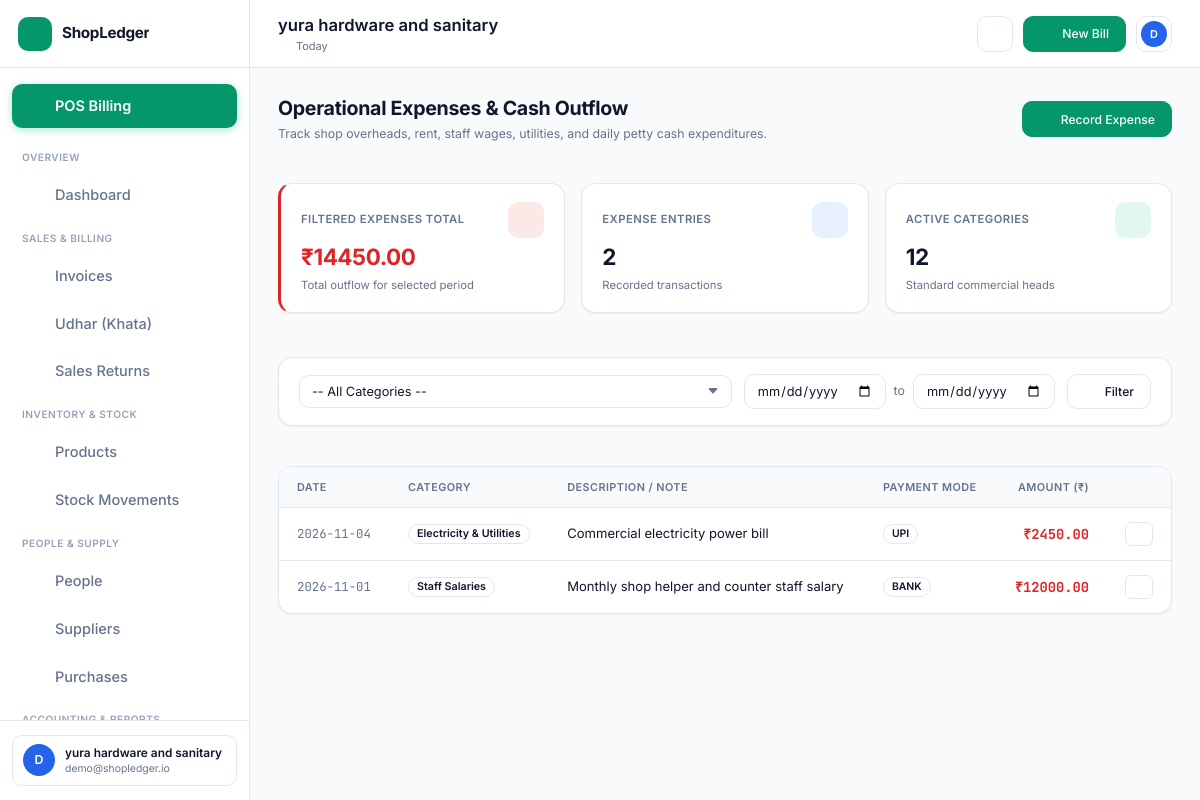
Page /expenses (signed in) on the earlier database version.
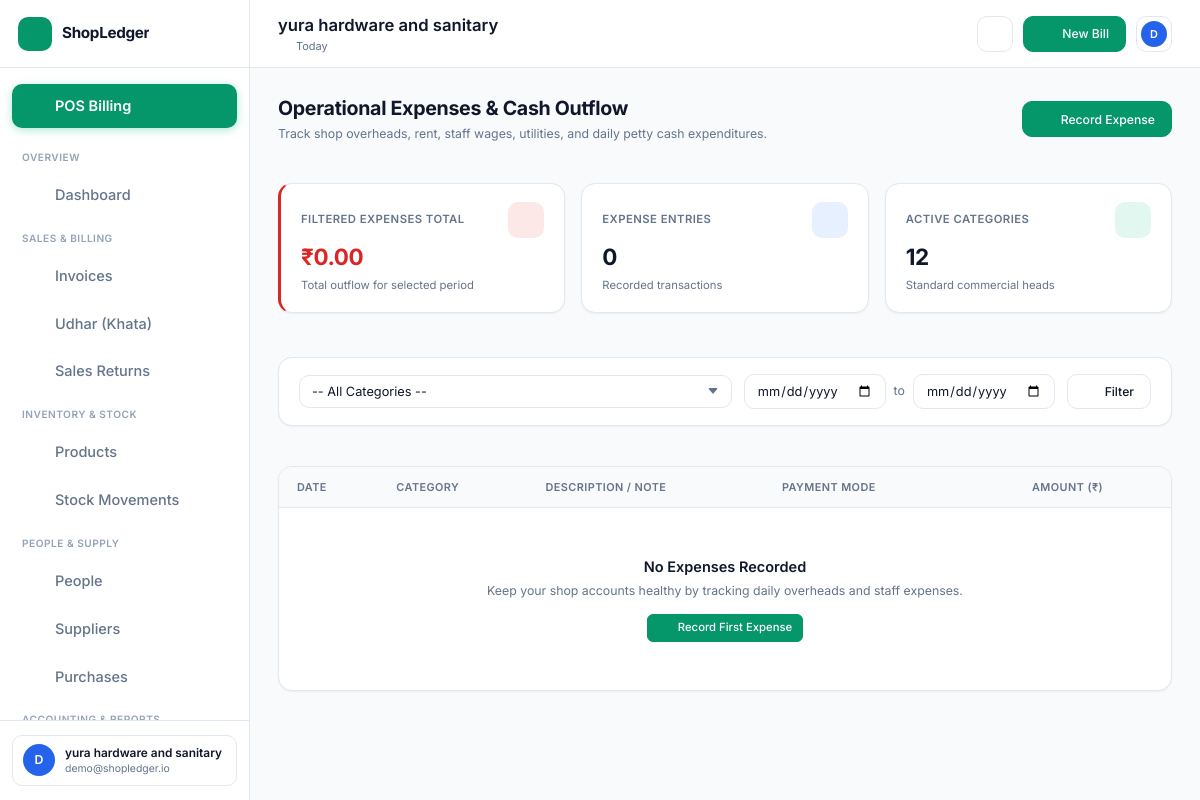
Same page on the later database version.
### tables this page shows
CREATE TABLE businesses (
        id INTEGER PRIMARY KEY AUTOINCREMENT,
        owner_id INTEGER NOT NULL,
        name TEXT NOT NULL,
        category TEXT DEFAULT 'retail',
        phone TEXT,
        email TEXT,
        address TEXT,
        gstin TEXT,
        currency TEXT DEFAULT '₹',
        invoice_prefix TEXT DEFAULT 'INV-',
        tax_enabled INTEGER DEFAULT 1,
        default_tax_rate REAL DEFAULT 0.0,
        terms_conditions TEXT DEFAULT 'Thank you for your business! Goods once sold cannot be returned without bill.',
        created_at TIMESTAMP DEFAULT CURRENT_TIMESTAMP,
        FOREIGN KEY (owner_id) REFERENCES users(id) ON DELETE CASCADE
    );

CREATE TABLE expenses (
        id INTEGER PRIMARY KEY AUTOINCREMENT,
        business_id INTEGER NOT NULL,
        category TEXT NOT NULL,
        amount REAL NOT NULL,
        date TEXT NOT NULL,
        description TEXT,
        payment_method TEXT DEFAULT 'cash',
        created_at TIMESTAMP DEFAULT CURRENT_TIMESTAMP,
        FOREIGN KEY (business_id) REFERENCES businesses(id) ON DELETE CASCADE
    );

### routes/expense_routes.py (the view)
@expense_bp.route("/expenses")
def index():
    if "user_id" not in session:
        return redirect(url_for("auth.login"))
    biz_id = session.get("business_id")
    if not biz_id:
        return redirect(url_for("auth.onboarding"))
    category = request.args.get("category")
    start_date = request.args.get("start_date")
    end_date = request.args.get("end_date")
    expenses = get_expenses(biz_id, category=category, start_date=start_date, end_date=end_date)
    categories = get_expense_categories()
    business = get_business_by_id(biz_id)
    total_amount = sum(e["amount"] for e in expenses)
    return render_template(
        "expenses/list.html",
        expenses=expenses,
        categories=categories,
        business=business,
        selected_category=category,
        total_amount=total_amount,
        today=datetime.date.today().strftime("%Y-%m-%d")
    )

### app.py (called while the page is built)
@app.context_processor
def inject_global_data():
    from flask import session
    biz_id = session.get("business_id")
    if biz_id:
        try:
            from services.udhar_service import get_notifications
            notifs = get_notifications(biz_id, status_filter="unread", limit=1)
            return {"unread_notifications_count": notifs.get("unread_count", 0)}
        except Exception:
            return {"unread_notifications_count": 0}
    return {"unread_notifications_count": 0}

### models/database.py (called while the page is built)
def get_db_connection():
    conn = sqlite3.connect(DB_PATH)
    conn.row_factory = sqlite3.Row
    conn.execute("PRAGMA foreign_keys = ON;")
    return conn

### services/business_service.py (called while the page is built)
def get_business_by_id(business_id):
    if not business_id:
        return None
    conn = get_db_connection()
    biz = conn.execute("SELECT * FROM businesses WHERE id = ?", (business_id,)).fetchone()
    conn.close()
    return dict(biz) if biz else None

### services/expense_service.py (called while the page is built)
def get_expenses(business_id, category=None, start_date=None, end_date=None, limit=100):
    conn = get_db_connection()
    query = "SELECT * FROM expenses WHERE business_id = ?"
    params = [business_id]
    if category and category != "all":
        query += " AND category = ?"
        params.append(category)
    if start_date:
        query += " AND date >= ?"
        params.append(start_date)
    if end_date:
        query += " AND date <= ?"
        params.append(end_date)
    query += " ORDER BY date DESC, id DESC LIMIT ?"
    params.append(limit)
    rows = conn.execute(query, params).fetchall()
    conn.close()
    return [dict(r) for r in rows]

def get_expense_categories():
    return BUSINESS_EXPENSE_CATEGORIES

### templates/expenses/list.html (shortened to what this page needs)
{% extends "base.html" %}
{% block content %}
<div class="content-header">
  <div>
    <h1 class="page-title">Operational Expenses & Cash Outflow</h1>
    <p class="page-subtitle">Track shop overheads, rent, staff wages, utilities, and daily petty cash expenditures.</p>
  </div>
  <div>
    <button class="btn btn-primary" onclick="openExpenseModal()">
      <i data-lucide="plus-circle" style="width: 16px; height: 16px;"></i> Record Expense
    </button>
  </div>
</div>
<div class="kpi-grid">
  <div class="kpi-card" style="border-left: 3px solid var(--accent-red);">
    <div class="kpi-header">
      <span class="kpi-title">Filtered Expenses Total</span>
      <div class="kpi-icon" style="background: rgba(239, 68, 68, 0.12); color: #EF4444;">
        <i data-lucide="wallet" style="width: 20px; height: 20px;"></i>
      </div>
    </div>
    <div class="kpi-value" style="color: var(--accent-red);">₹{{ "%.2f"|format(total_amount) }}</div>
    <div class="kpi-meta">Total outflow for selected period</div>
  </div>
  <div class="kpi-card">
    <div class="kpi-header">
      <span class="kpi-title">Expense Entries</span>
      <div class="kpi-icon" style="background: rgba(59, 130, 246, 0.12); color: #3B82F6;">
        <i data-lucide="receipt" style="width: 20px; height: 20px;"></i>
      </div>
    </div>
    <div class="kpi-value">{{ expenses|length }}</div>
    <div class="kpi-meta">Recorded transactions</div>
  </div>
  <div class="kpi-card">
    <div class="kpi-header">
      <span class="kpi-title">Active Categories</span>
      <div class="kpi-icon" style="background: rgba(16, 185, 129, 0.12); color: #10B981;">
        <i data-lucide="layers" style="width: 20px; height: 20px;"></i>
      </div>
    </div>
    <div class="kpi-value">{{ categories|length }}</div>
    <div class="kpi-meta">Standard commercial heads</div>
  </div>
</div>
<div class="card" style="padding: 16px 20px; margin-bottom: 20px;">
  <form method="GET" action="{{ url_for('expenses.index') }}" style="display: flex; gap: 12px; align-items: center; flex-wrap: wrap;">
    <div style="flex: 1; min-width: 200px;">
      <select name="category" class="form-control">
        <option value="">-- All Categories --</option>
      </select>
    </div>
    <div style="display: flex; align-items: center; gap: 8px;">
      <input type="date" name="start_date" class="form-control" value="{{ request.args.get('start_date', '') }}" title="From Date">
      <span style="color: var(--text-muted); font-size: 0.85rem;">to</span>
      <input type="date" name="end_date" class="form-control" value="{{ request.args.get('end_date', '') }}" title="To Date">
    </div>
    <button type="submit" class="btn btn-secondary">
      <i data-lucide="filter" style="width: 15px; height: 15px;"></i> Filter
    </button>
  </form>
</div>
<div class="card" style="padding: 0; overflow: hidden;">
  <div class="table-container">
    <table class="data-table">
      <thead>
        <tr>
          <th>Date</th>
          <th>Category</th>
          <th>Description / Note</th>
          <th>Payment Mode</th>
          <th style="text-align: right;">Amount (₹)</th>
          <th style="width: 50px;"></th>
        </tr>
      </thead>
      <tbody>
        {% if expenses %}
          {% for exp in expenses %}
          <tr>
            <td style="font-family: 'JetBrains Mono', monospace; font-size: 0.85rem; color: var(--text-muted); white-space: nowrap;">
              {{ exp.date }}
            </td>
            <td>
              <span class="badge" style="background: var(--bg-secondary); border: 1px solid var(--border-color); font-weight: 600; color: var(--text-primary);">
                {{ exp.category }}
              </span>
            </td>
            <td>
              <span style="color: var(--text-primary); font-size: 0.9rem;">
                {{ exp.description or '—' }}
              </span>
            </td>
            <td>
              <span class="badge" style="background: var(--bg-secondary); border: 1px solid var(--border-color); text-transform: uppercase; font-size: 0.72rem;">
                {{ exp.payment_method }}
              </span>
            </td>
            <td style="text-align: right; font-weight: 700; font-family: 'JetBrains Mono', monospace; color: var(--accent-red); font-size: 0.95rem;">
              ₹{{ "%.2f"|format(exp.amount) }}
            </td>
            <td style="text-align: center;">
              <a href="{{ url_for('expenses.remove', id=exp.id) }}" class="btn btn-secondary btn-sm" onclick="return confirm('Delete this expense entry?')" style="padding: 4px 6px; color: var(--accent-red);" title="Delete Entry">
                <i data-lucide="trash-2" style="width: 14px; height: 14px;"></i>
              </a>
            </td>
          </tr>
          {% endfor %}
        {% else %}
          <tr>
            <td colspan="6" style="text-align: center; padding: 48px 24px; color: var(--text-muted);">
              <p style="font-weight: 600; font-size: 1rem; color: var(--text-primary); margin-bottom: 4px;">No Expenses Recorded</p>
              <p style="font-size: 0.85rem;">Keep your shop accounts healthy by tracking daily overheads and staff expenses.</p>
              <button class="btn btn-primary btn-sm" onclick="openExpenseModal()" style="margin-top: 14px;">
                <i data-lucide="plus" style="width: 14px; height: 14px;"></i> Record First Expense
              </button>
            </td>
          </tr>
        {% endif %}
      </tbody>
    </table>
  </div>
</div>
{% endblock %}

### templates/base.html (shortened to what this page needs)
<!DOCTYPE html>
<html lang="en" data-theme="light">
<head>
  <link rel="stylesheet" href="{{ url_for('static', filename='fintech.css') }}">
</head>
<body>
  <div class="app-layout">
    <aside class="sidebar" id="main-sidebar">
      <div class="sidebar-header">
        <a href="{{ url_for('dashboard.index') }}" class="brand-wrapper">
          <div class="brand-logo">
            <i data-lucide="store" style="width: 20px; height: 20px;"></i>
          </div>
          <span class="brand-name">ShopLedger</span>
        </a>
        <button class="sidebar-collapse-btn" id="sidebar-collapse-btn" title="Toggle Sidebar">
          <i data-lucide="chevron-left" style="width: 16px; height: 16px;"></i>
        </button>
      </div>
      <nav class="sidebar-nav">
        <a href="{{ url_for('pos.index') }}" class="nav-link pos-nav-highlight" style="margin-bottom: 8px;">
          <i data-lucide="zap" class="nav-icon"></i>
          <span class="nav-label">POS Billing</span>
        </a>
        <span class="nav-section-title">Overview</span>
        <a href="{{ url_for('dashboard.index') }}" class="nav-link {% if request.endpoint == 'dashboard.index' %}active{% endif %}">
          <i data-lucide="layout-dashboard" class="nav-icon"></i>
          <span class="nav-label">Dashboard</span>
        </a>
        <span class="nav-section-title">Sales & Billing</span>
        <a href="{{ url_for('invoices.list_invoices') }}" class="nav-link {% if 'invoice' in request.endpoint %}active{% endif %}">
          <i data-lucide="receipt" class="nav-icon"></i>
          <span class="nav-label">Invoices</span>
        </a>
        <a href="{{ url_for('udhar.index') }}" class="nav-link {% if 'udhar' in request.endpoint %}active{% endif %}">
          <i data-lucide="book-open-check" class="nav-icon"></i>
          <span class="nav-label">Udhar (Khata)</span>
        </a>
        <a href="{{ url_for('returns.index') }}" class="nav-link {% if 'return' in request.endpoint %}active{% endif %}">
          <i data-lucide="rotate-ccw" class="nav-icon"></i>
          <span class="nav-label">Sales Returns</span>
        </a>
        <span class="nav-section-title">Inventory & Stock</span>
        <a href="{{ url_for('inventory.list_products') }}" class="nav-link {% if 'inventory' in request.endpoint and 'movement' not in request.endpoint %}active{% endif %}">
          <i data-lucide="package" class="nav-icon"></i>
          <span class="nav-label">Products</span>
        </a>
        <a href="{{ url_for('inventory.stock_history') }}" class="nav-link {% if 'movement' in request.endpoint %}active{% endif %}">
          <i data-lucide="history" class="nav-icon"></i>
          <span class="nav-label">Stock Movements</span>
        </a>
        <span class="nav-section-title">People & Supply</span>
        <a href="{{ url_for('customers.index') }}" class="nav-link {% if 'customer' in request.endpoint %}active{% endif %}">
          <i data-lucide="users" class="nav-icon"></i>
          <span class="nav-label">People</span>
        </a>
        <a href="{{ url_for('suppliers.index') }}" class="nav-link {% if 'supplier' in request.endpoint %}active{% endif %}">
          <i data-lucide="truck" class="nav-icon"></i>
          <span class="nav-label">Suppliers</span>
        </a>
        <a href="{{ url_for('suppliers.list_purchases') }}" class="nav-link {% if 'purchase' in request.endpoint %}active{% endif %}">
          <i data-lucide="shopping-bag" class="nav-icon"></i>
          <span class="nav-label">Purchases</span>
        </a>
        <span class="nav-section-title">Accounting & Reports</span>
      </nav>
      <div class="sidebar-footer">
        <div class="user-profile-snippet">
          <div class="user-avatar">
            {{ session.get('user_name', 'U')[0]|upper }}
          </div>
          <div class="user-meta">
            <span class="user-name">{{ session.get('business_name', 'My Shop') }}</span>
            <span class="user-role">{{ session.get('user_email', '') }}</span>
          </div>
        </div>
      </div>
    </aside>
    <div class="main-wrapper">
      <header class="topbar">
        <div class="topbar-left">
          <div>
            <h1 class="welcome-title">{{ session.get('business_name', 'ShopLedger') }}</h1>
            <div class="current-date">
              <i data-lucide="calendar" style="width: 13px; height: 13px;"></i>
              <span id="current-date-display">Today</span>
            </div>
          </div>
        </div>
        <div class="topbar-right">
          <a href="{{ url_for('udhar.notifications_view') }}" class="action-icon-btn" title="Udhar Reminders & Notifications" style="position: relative; text-decoration: none; display: flex; align-items: center; justify-content: center; width: 36px; height: 36px; border-radius: var(--radius-md); border: 1px solid var(--border-color); background: var(--bg-surface); color: var(--text-main);">
            <i data-lucide="bell" style="width: 17px; height: 17px;"></i>
          </a>
          <a href="{{ url_for('pos.index') }}" class="btn-primary" style="text-decoration: none;">
            <i data-lucide="plus" style="width: 16px; height: 16px;"></i>
            <span class="btn-text">New Bill</span>
          </a>
          <div class="profile-dropdown-wrapper">
            <button class="action-icon-btn" id="profile-dropdown-trigger" title="Account settings">
              <div class="user-avatar" style="width: 26px; height: 26px; font-size: 0.75rem;">
                {{ session.get('user_name', 'U')[0]|upper }}
              </div>
            </button>
          </div>
        </div>
      </header>
      <main class="dashboard-content">
        {% block content %}{% endblock %}
      </main>
    </div>
  </div>
</body>
</html>

### templates/base.html (style rules this page uses)
.pos-nav-highlight { background: var(--accent-green) !important; color: #FFFFFF !important; font-weight: 600 !important; box-shadow: 0 2px 8px rgba(16, 185, 129, 0.35); }
.pos-nav-highlight .nav-icon { color: #FFFFFF !important; }

Differences in the rows shown:
removed expenses: date "2026-11-04", category "Electricity & Utilities", description "Commercial electricity power bill", payment_method "UPI", amount "2450.00"
removed expenses: date "2026-11-01", category "Staff Salaries", description "Monthly shop helper and counter staff salary", payment_method "BANK", amount "12000.00"
Other differences:
{{ "%.2f"|format(total_amount) }}: "14450.00" → "0.00"
{{ expenses|length }}: "2" → "0"
text now shown: "No Expenses Recorded Keep your shop accounts healthy by tracking daily overheads and staff expenses. Record First Expense"
